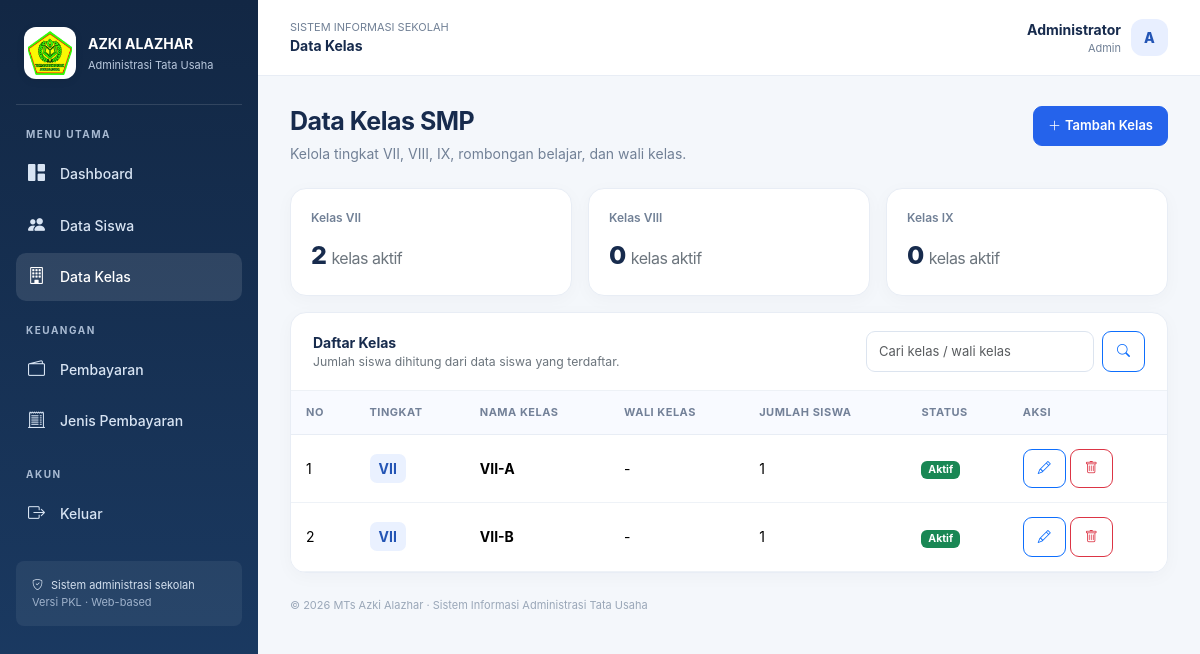
The app's page /kelas/index.php (signed in) with its own data.
### tables this page shows
CREATE TABLE `kelas` (
  `id_kelas` int(10) UNSIGNED NOT NULL,
  `nama_kelas` varchar(50) NOT NULL,
  `tingkat` varchar(10) NOT NULL,
  `wali_kelas` varchar(100) DEFAULT NULL,
  `status` enum('aktif','nonaktif') NOT NULL DEFAULT 'aktif',
  `created_at` timestamp NOT NULL DEFAULT current_timestamp(),
  `updated_at` timestamp NOT NULL DEFAULT current_timestamp() ON UPDATE current_timestamp()
);

### includes/auth.php (called while the page is built, shortened)
<?php
function e($v) { return htmlspecialchars((string)($v ?? ''), ENT_QUOTES, 'UTF-8'); }
?>

### kelas/index.php (the view, shortened to what this page needs)
<?php
require_once '../includes/auth.php'; require_once '../config/koneksi.php';
$q=trim($_GET['q']??''); $like="%$q%";
$st=$conn->prepare("SELECT k.*, (SELECT COUNT(*) FROM siswa s WHERE s.kelas COLLATE utf8mb4_unicode_ci = k.nama_kelas COLLATE utf8mb4_unicode_ci) jumlah_siswa FROM kelas k WHERE k.nama_kelas LIKE ? OR k.tingkat LIKE ? OR COALESCE(k.wali_kelas,'') LIKE ? ORDER BY FIELD(k.tingkat,'VII','VIII','IX'),k.nama_kelas");
$st->bind_param('sss',$like,$like,$like);$st->execute();$rows=$st->get_result();
$page_title='Data Kelas';$active='kelas';$prefix='../';include '../includes/header.php'; ?>
<div class="page-heading"><div><h1>Data Kelas SMP</h1><p>Kelola tingkat VII, VIII, IX, rombongan belajar, dan wali kelas.</p></div><a class="btn btn-primary" href="tambah.php"><i class="bi bi-plus-lg me-1"></i>Tambah Kelas</a></div>
<div class="row g-3 mb-3"><?php foreach(['VII'=>'Kelas VII','VIII'=>'Kelas VIII','IX'=>'Kelas IX'] as $t=>$label): $c=$conn->prepare("SELECT COUNT(*) n FROM kelas WHERE tingkat=? AND status='aktif'");$c->bind_param('s',$t);$c->execute();$n=$c->get_result()->fetch_assoc()['n']; ?><div class="col-md-4"><div class="stat-card"><div class="stat-label"><?= e($label) ?></div><div class="stat-value"><?= (int)$n ?> <span class="fs-6 fw-normal text-secondary">kelas aktif</span></div></div></div><?php endforeach;?></div>
<div class="panel"><div class="panel-head"><div><strong>Daftar Kelas</strong><div class="text-secondary small">Jumlah siswa dihitung dari data siswa yang terdaftar.</div></div><form class="d-flex gap-2" method="get"><input class="form-control" name="q" value="<?= e($q) ?>" placeholder="Cari kelas / wali kelas"><button class="btn btn-outline-primary"><i class="bi bi-search"></i></button></form></div><div class="table-responsive"><table class="table"><thead><tr><th>No</th><th>Tingkat</th><th>Nama Kelas</th><th>Wali Kelas</th><th>Jumlah Siswa</th><th>Status</th><th>Aksi</th></tr></thead><tbody><?php $i=0;while($r=$rows->fetch_assoc()):?><tr><td><?= ++$i ?></td><td><span class="badge-soft"><?= e($r['tingkat']) ?></span></td><td><strong><?= e($r['nama_kelas']) ?></strong></td><td><?= e($r['wali_kelas']?:'-') ?></td><td><?= (int)$r['jumlah_siswa'] ?></td><td><span class="badge <?= $r['status']==='aktif'?'text-bg-success':'text-bg-secondary' ?>"><?= e(ucfirst($r['status'])) ?></span></td><td class="text-nowrap"><a class="btn btn-sm btn-outline-primary" href="edit.php?id=<?= (int)$r['id_kelas'] ?>"><i class="bi bi-pencil"></i></a> <a class="btn btn-sm btn-outline-danger" data-confirm="Hapus kelas ini? Kelas yang dipakai siswa tidak dapat dihapus." href="hapus.php?id=<?= (int)$r['id_kelas'] ?>"><i class="bi bi-trash"></i></a></td></tr><?php endwhile;if($i===0):?><tr><td colspan="7" class="empty">Belum ada kelas.</td></tr><?php endif;?></tbody></table></div></div><?php include '../includes/footer.php'; ?>

### includes/header.php (style rules this page uses)
:root { --navy:#142b4a;--blue:#2563eb;--bg:#f4f7fb;--muted:#718096 }
* { box-sizing:border-box }
body { background:var(--bg);color:#172b4d;font-family:Inter,system-ui,-apple-system,"Segoe UI",sans-serif;font-size:14px }
.page-heading { display:flex;justify-content:space-between;align-items:flex-start;gap:16px;margin-bottom:24px }
.page-heading h1 { font-size:25px;font-weight:750;letter-spacing:-.5px;margin:0 }
.page-heading p { color:var(--muted);margin:7px 0 0 }
.stat-card,.panel { background:#fff;border:1px solid #e8edf5;border-radius:16px;box-shadow:0 4px 18px #152d4d08 }
.stat-card { padding:20px;height:100% }
.stat-label { color:var(--muted);font-size:12px;font-weight:600 }
.stat-value { font-size:25px;font-weight:800;margin-top:10px;letter-spacing:-.5px }
.panel { overflow:hidden }
.panel-head { padding:18px 22px;border-bottom:1px solid #edf1f6;display:flex;align-items:center;justify-content:space-between;gap:12px }
.table { margin:0 }
.table thead th { font-size:11px;text-transform:uppercase;letter-spacing:.5px;color:#738198;background:#f8faff;border-bottom:1px solid #e8edf5;padding:13px 15px;white-space:nowrap }
.table tbody td { padding:14px 15px;vertical-align:middle;border-color:#eef2f7 }
.form-control,.form-select { border-color:#dce4ef;border-radius:9px;padding:10px 12px;font-size:13px }
.btn { border-radius:9px;font-weight:600;padding:9px 14px;font-size:13px }
.btn-primary { background:var(--blue);border-color:var(--blue) }
.badge-soft { background:#eaf1ff;color:#2455b5;padding:6px 9px;border-radius:7px;font-weight:700 }

### records on screen
kelas: tingkat "VII", nama_kelas "VII-A", wali_kelas "-", jumlah_siswa "1", status "Aktif"
kelas: tingkat "VII", nama_kelas "VII-B", wali_kelas "-", jumlah_siswa "1", status "Aktif"

### other values on screen
$page_title "Data Kelas"
$_SESSION['nama'] "Administrator"
str_replace('_',' ', $_SESSION['role'] ?? '') "Admin"
substr($_SESSION['nama'] ?? 'U',0,1) "A"
$label "Kelas VII"
$n "2"
$label "Kelas VIII"
$n "0"
$label "Kelas IX"
